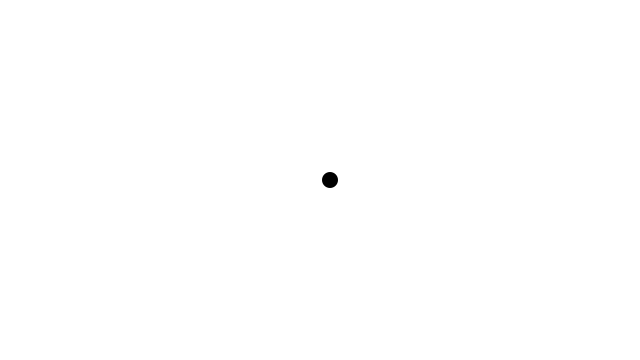
Frame 1 (no input)
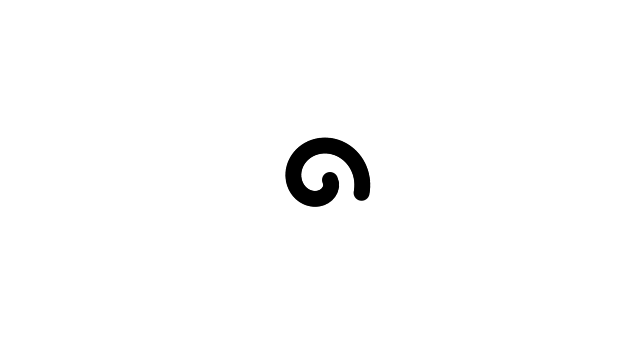
Frame 60 (the mouse pressed at the canvas centre just before this capture)
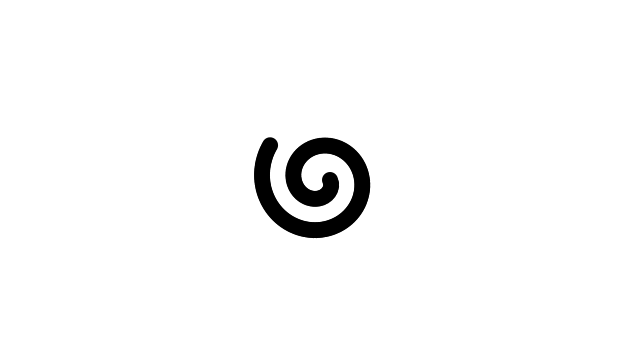
Frame 120 (the mouse held since frame 60 and released just before this capture)

The Processing sketch that drew these frames (run headless with seeded random() and noise(); from frame 60 on, the mouse is pressed at the canvas centre):

// Processing sketch: PolarToCartesian
// ── PolarToCartesian.pde

// This implementation allows for a spiral with equidistant points
float radius = 10;
float theta = 0;
float step = 5;
float chord = 3;

void setup() {
  size(640,360);
  background(255);
}
 
void draw() {
 
  float x = radius * cos(theta);
  float y = radius * sin(theta); 
  noStroke();
  fill(0);
  ellipse(x+width/2, y+height/2, 16, 16);  
  
  // for increased accuracy, use Heun's method
  float nextTheta = chord/radius;
  float nextRadius = radius+step*nextTheta;
  float avgRadius = (radius+nextRadius)/2;
  radius = nextRadius; 
  theta += chord/avgRadius;

}
